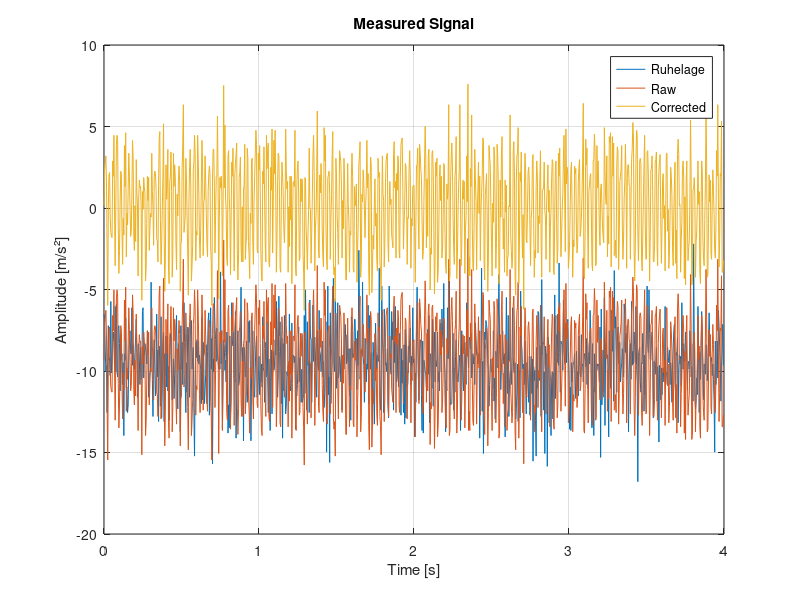

This chart was generated by the following MATLAB code: (Note: this script raises an error after producing the figure.)
clear all; 

clc;

%% === Load Data ===

% Load resting position (baseline)
rest = load('Ruhelage_20250425.mat');  % Replace with your filename
% Load vibration measurement
data = load('40Hz_20250425.mat');  % Replace with your filename

% Select axis for analysis (e.g., Z-axis)
ref_axis = 'az_data';

% Extract time vector and sampling rate
t = data.time_data;                         % secondss
dt = mean(diff(t));                         % time step
fs = 1 / dt;                                % sampling frequency

fprintf('Sampling rate: %.2f Hz\n', fs);

% Raw signals
rest_signal = rest.(ref_axis);
vib_signal  = data.(ref_axis);

% Remove DC offset using rest signal
vib_corrected = vib_signal - mean(rest_signal);
%vib_corrected = vib_signal;

%% === Plot time domain ===
figure;
plot(t, rest_signal, 'DisplayName', 'Ruhelage');
hold on;
plot(t, vib_signal, 'DisplayName', 'Raw');
plot(t, vib_corrected, 'DisplayName', 'Corrected');
hold off;
title('Measured Signal');
xlabel('Time [s]');
ylabel('Amplitude [m/s²]');
legend;
grid on;

%% === Peak-based frequency estimation ===
% Use findpeaks to detect local maxima
[~, locs] = findpeaks(vib_corrected, 'MinPeakHeight', 0.3 * max(vib_corrected));  % Optional threshold

% Check if enough peaks were found
if length(locs) < 2
    warning('Not enough peaks found for time-based frequency estimation.');
    peak_based_freq = NaN;
else
    % Compute time differences between peaks
    peak_times = t(locs);
    periods = diff(peak_times);           % Time between peaks
    mean_period = mean(periods);          % Average period
    peak_based_freq = 1 / mean_period;    % Frequency in Hz

    % Output result
    fprintf('Estimated frequency from peaks: %.2f Hz\n', peak_based_freq);
end

%% === FFT ===
n = length(vib_corrected);
Y = fft(vib_corrected);
f = (0:n-1)*(fs/n);           % Frequency axis

% Only take positive frequencies
Y = abs(Y(1:floor(n/2)));
f = f(1:floor(n/2));

% Find peak frequency
[~, idx] = max(Y);
peak_freq = f(idx);

%% === Plot frequency spectrum ===
figure;
plot(f, Y);
title('FFT of Vibration Signal');
xlabel('Frequency [Hz]');
ylabel('Amplitude');
grid on;

%% === Output result ===
fprintf('Estimated vibration frequency: %.2f Hz\n', peak_freq);
